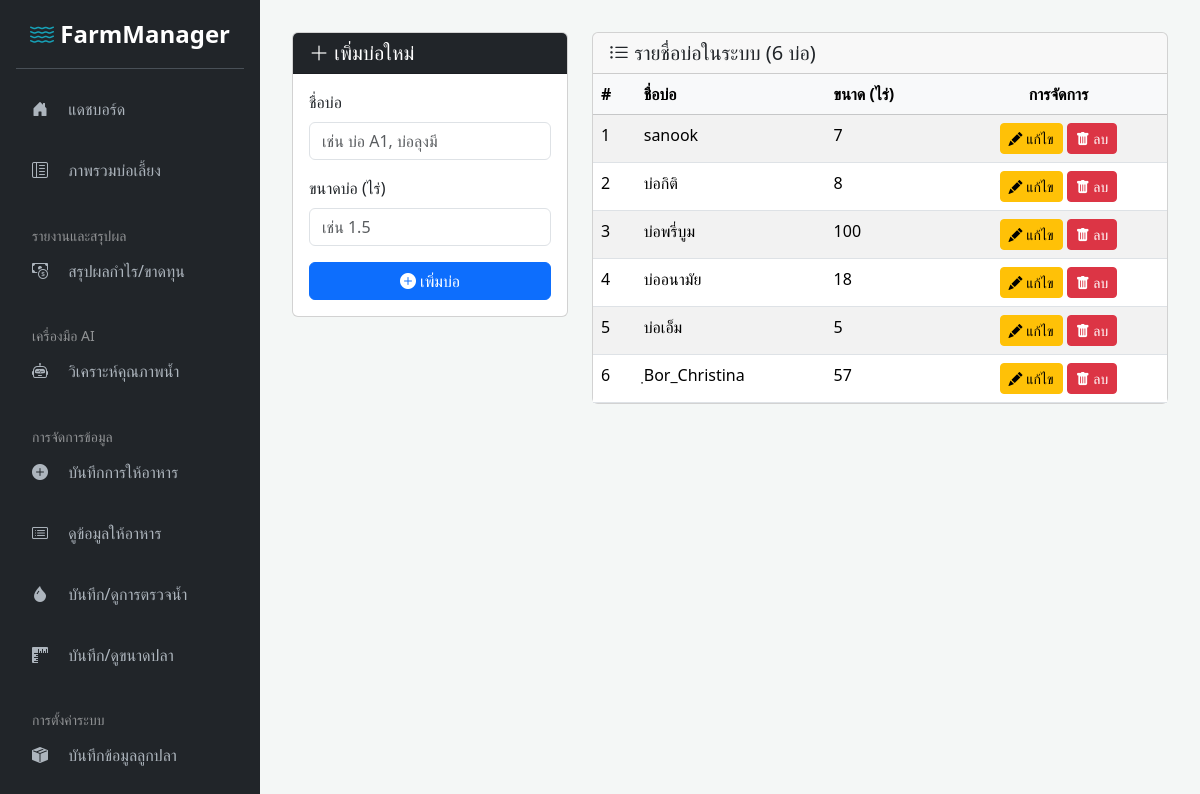
The app's page /add_pond.php (signed in) with its own data.
### tables this page shows
CREATE TABLE `ponds` (
  `id` int(11) NOT NULL,
  `name` varchar(100) NOT NULL,
  `size_rai` float NOT NULL
);

### add_pond.php (the view, shortened to what this page needs)
<?php
include 'templates/sidebar_header.php';
$editMode = false;
$editPond = ['id' => '', 'name' => '', 'size_rai' => ''];
$stmt = $conn->query("SELECT * FROM ponds ORDER BY name ASC");
$ponds = $stmt->fetchAll(PDO::FETCH_ASSOC);
?>
<div class="row">
    <div class="col-md-4">
        <div class="card">
            <div class="card-header bg-dark text-white">
                <h5 class="mb-0">
                    <?php if ($editMode): ?>
                        <i class="bi bi-pencil-square"></i> แก้ไขข้อมูลบ่อ
                    <?php else: ?>
                        <i class="bi bi-plus-lg"></i> เพิ่มบ่อใหม่
                    <?php endif; ?>
                </h5>
            </div>
            <div class="card-body">
                <form method="post" action="add_pond.php">
                    <div class="mb-3">
                        <label for="name" class="form-label">ชื่อบ่อ</label>
                        <input type="text" name="name" id="name" class="form-control" required
                               value="<?= htmlspecialchars($editPond['name']) ?>" placeholder="เช่น บ่อ A1, บ่อลุงมี">
                    </div>
                    <div class="mb-3">
                        <label for="size_rai" class="form-label">ขนาดบ่อ (ไร่)</label>
                        <input type="number" step="0.01" name="size_rai" id="size_rai" class="form-control" required
                               value="<?= htmlspecialchars($editPond['size_rai']) ?>" placeholder="เช่น 1.5">
                    </div>
                    <div class="d-grid gap-2">
                        <button type="submit" class="btn btn-primary">
                            <?php if ($editMode): ?>
                                <i class="bi bi-save-fill"></i> บันทึกการแก้ไข
                            <?php else: ?>
                                <i class="bi bi-plus-circle-fill"></i> เพิ่มบ่อ
                            <?php endif; ?>
                        </button>
                    </div>
                </form>
            </div>
        </div>
    </div>
    <div class="col-md-8">
        <div class="card">
             <div class="card-header">
                <h5 class="mb-0"><i class="bi bi-list-ul"></i> รายชื่อบ่อในระบบ (<?= count($ponds) ?> บ่อ)</h5>
            </div>
            <div class="card-body p-0">
                <div class="table-responsive">
                    <table class="table table-striped table-hover mb-0">
                        <thead class="table-light">
                            <tr>
                                <th>#</th>
                                <th>ชื่อบ่อ</th>
                                <th>ขนาด (ไร่)</th>
                                <th class="text-center">การจัดการ</th>
                            </tr>
                        </thead>
                        <tbody>
                            <?php if (count($ponds) > 0): ?>
                                <?php foreach ($ponds as $index => $pond): ?>
                                    <tr>
                                        <td><?= $index + 1 ?></td>
                                        <td><?= htmlspecialchars($pond['name']) ?></td>
                                        <td><?= htmlspecialchars($pond['size_rai']) ?></td>
                                        <td class="text-center">
                                            <a href="add_pond.php?edit=<?= $pond['id'] ?>" class="btn btn-sm btn-warning">
                                                <i class="bi bi-pencil-fill"></i> แก้ไข
                                            </a>
                                            <a href="add_pond.php?delete=<?= $pond['id'] ?>" class="btn btn-sm btn-danger"
                                               onclick="return confirm('คุณแน่ใจว่าต้องการลบบ่อ \'<?= htmlspecialchars($pond['name']) ?>\'? การกระทำนี้จะลบข้อมูลทั้งหมดที่เกี่ยวข้องกับบ่อนี้ด้วย')">
                                                <i class="bi bi-trash-fill"></i> ลบ
                                            </a>
                                        </td>
                                    </tr>
                                <?php endforeach; ?>
                            <?php else: ?>
                                <tr>
                                    <td colspan="4" class="text-center text-muted">ยังไม่มีข้อมูลบ่อในระบบ</td>
                                </tr>
                            <?php endif; ?>
                        </tbody>
                    </table>
                </div>
            </div>
        </div>
    </div>
</div>
<?php
include 'templates/sidebar_footer.php';
?>

### assets/css/custom.css (style rules this page uses)
:root { --primary-color: #0d6efd; --secondary-color: #6c757d; --sidebar-bg: #212529; --sidebar-link-color: #adb5bd; --sidebar-link-hover: #ffffff; --sidebar-link-active: #ffffff; }
body { background-color: #f4f7f6; min-height: 100vh; display: flex; }

### records on screen
ponds: name "sanook", size_rai "7"
ponds: name "บ่อกิติ", size_rai "8"
ponds: name "บ่อพรี่บูม", size_rai "100"
ponds: name "บ่ออนามัย", size_rai "18"
ponds: name "บ่อเอ็ม", size_rai "5"
ponds: name "ฺBor_Christina", size_rai "57"

### other values on screen
count($ponds) "6"
